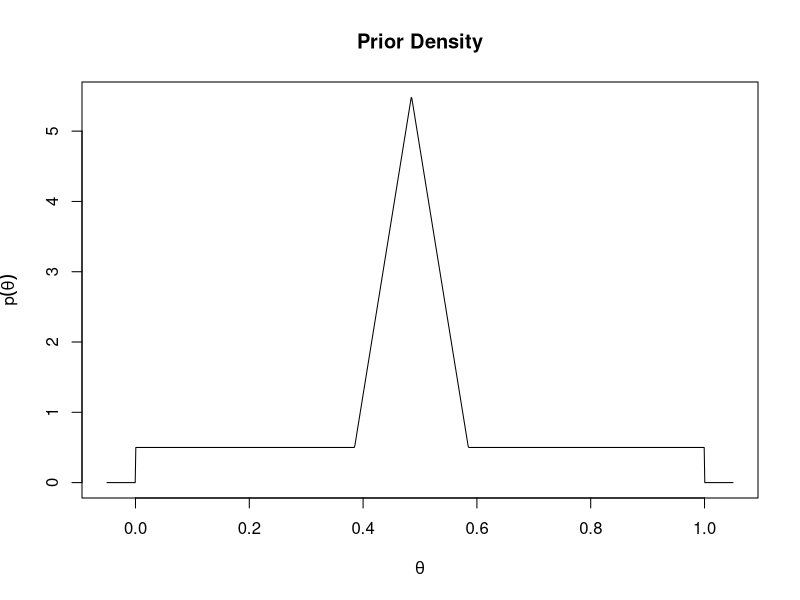
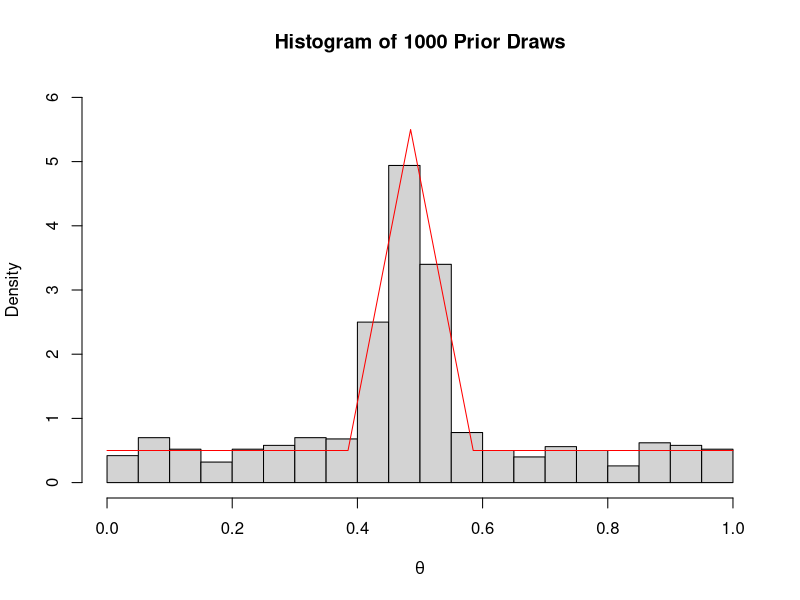
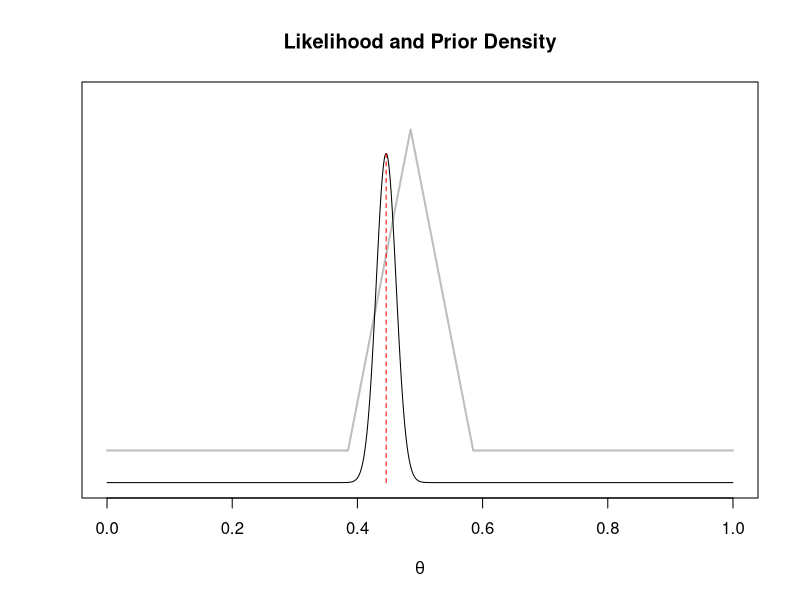
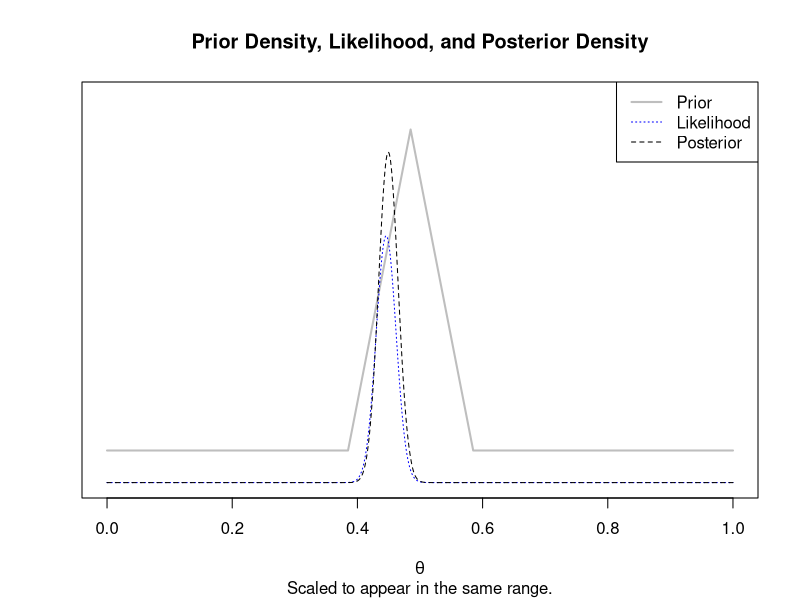

Reproduce these figures in R, in order.
## 1. Prior density

# Big string of ifelse
ptheta<-function(theta){
  return(ifelse(theta < 0, 0,
                ifelse(theta < 0.385, 0.5,
                       ifelse(theta < 0.485, 50*(theta-0.385)+0.5,
                              ifelse(theta < 0.585, 50*(0.585-theta)+0.5,
                                     ifelse(theta <= 1, 0.5, 0))))))
}


## 2. Plot

curve(ptheta(x), from = -0.05, to = 1.05, n = 1001, xlab = expression(theta), ylab = expression(p(theta)), main = 'Prior Density')


## 3. Numerical integration

n.rects <- 1000

# Left endpoints
theta.grid.l <- seq(0, 1, length.out = n.rects + 1)[1:n.rects]

# Right endpoints
theta.grid.r <- seq(0, 1, length.out = n.rects + 1)[(1:n.rects)+1]

# Midpoints
theta.grid.m <- (theta.grid.l + theta.grid.r) / 2

areas.l <- sapply(theta.grid.l, ptheta) / n.rects
areas.r <- sapply(theta.grid.r, ptheta) / n.rects
areas.m <- sapply(theta.grid.m, ptheta) / n.rects

sum.l <- sum(areas.l)
sum.r <- sum(areas.r)
sum.m <- sum(areas.m)

cat('Left sum = ', sum.l, ', Right sum = ', sum.r, ', Middle sum = ', sum.m, sep = '')


## 4. Random draws

draws <- sample(theta.grid.m, size = 1000, prob = areas.m / sum.m, replace = TRUE)
hist(draws, breaks = 20, freq = FALSE, ylim = c(0, 6), xlab = expression(theta), main = 'Histogram of 1000 Prior Draws')
curve(ptheta(x), n = 1001, col = 'red', add = TRUE)


## 5. Summary of draws

cat('Mean = ', mean(draws), ', Median = ', median(draws), sep = '')
cat('Proportion below 0.385 is', mean(draws < 0.385))
cat('Proportion between 0.385 and 0.485 is', mean(draws > 0.385 & draws < 0.485))


## 6. Likelihood

Ltheta <- function(theta, count, n){
  return(dbinom(count, n, theta))
}


## 7. Plot

curve(ptheta(x), from = 0, to = 1, n = 1001, lwd = 2, col = 'grey', ylim = c(0, 6), yaxt = 'n', xlab = expression(theta), ylab = '', main = 'Likelihood and Prior Density')
curve(Ltheta(x, 437, 980) * 200, n = 1001, add = TRUE)


## 8. MLE

segments(x0 = 437 / 980, y0 = 0, y1 = Ltheta(437 / 980, 437, 980) * 200,
         lty = 2, col = 'red')

## 9. Unnormalized posterior

proppost <- function(theta, count, n){
  return(Ltheta(theta, count, n) * ptheta(theta))
}


## 10. Normlized posterior

areas.p.l <- sapply(theta.grid.l, function(x){proppost(x, count = 437, n = 980)}) / n.rects
areas.p.r <- sapply(theta.grid.r, function(x){proppost(x, count = 437, n = 980)}) / n.rects
areas.p.m <- sapply(theta.grid.m, function(x){proppost(x, count = 437, n = 980)}) / n.rects

sum.p.l <- sum(areas.p.l)
sum.p.r <- sum(areas.p.r)
sum.p.m <- sum(areas.p.m)

cat('Left sum = ', sum.p.l, ', Right sum = ', sum.p.r, ', Middle sum = ', sum.p.m, sep = '')

# Normalizing constant is the mean of the three sums
pthetay <- function(theta, count, n){
  return(Ltheta(theta, count, n) * ptheta(theta) / 0.003616404298344817313388)
}


## 11. Plot
curve(ptheta(x), from = 0, to = 1, n = 1001, lwd = 2, lty = 1, col = 'grey', ylim = c(0, 6), yaxt = 'n', xlab = expression(theta), ylab = '', main = 'Prior Density, Likelihood, and Posterior Density', sub = 'Scaled to appear in the same range.')
curve(Ltheta(x, 437, 980) * 150, n = 1001, add = TRUE, lwd = 1, lty = 3, col = 'blue')
curve(pthetay(x, 437, 980) / 5, n = 1001, add = TRUE, lwd = 1, lty = 2, col = 'black')
legend('topright', lwd = c(2, 1, 1), lty = c(1, 3, 2), col = c('grey', 'blue', 'black'), legend = c('Prior', 'Likelihood', 'Posterior'))
